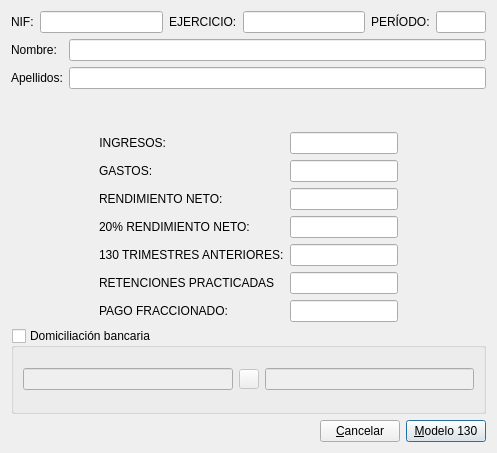
<?xml version="1.0" encoding="UTF-8"?>
<ui version="4.0">
 <class>Modelo130</class>
 <widget class="QDialog" name="Modelo130">
  <property name="geometry">
   <rect>
    <x>0</x>
    <y>0</y>
    <width>497</width>
    <height>453</height>
   </rect>
  </property>
  <property name="windowTitle">
   <string>Modelo 130</string>
  </property>
  <layout class="QVBoxLayout" name="verticalLayout">
   <item>
    <layout class="QHBoxLayout" name="horizontalLayout">
     <item>
      <widget class="QLabel" name="label">
       <property name="text">
        <string>NIF:</string>
       </property>
      </widget>
     </item>
     <item>
      <widget class="QLineEdit" name="NIF_lineEdit"/>
     </item>
     <item>
      <widget class="QLabel" name="label_10">
       <property name="text">
        <string>EJERCICIO:</string>
       </property>
      </widget>
     </item>
     <item>
      <widget class="QLineEdit" name="ejercicio_lineEdit"/>
     </item>
     <item>
      <widget class="QLabel" name="label_11">
       <property name="text">
        <string>PERÍODO:</string>
       </property>
      </widget>
     </item>
     <item>
      <widget class="QLineEdit" name="periodo_lineEdit">
       <property name="maximumSize">
        <size>
         <width>50</width>
         <height>16777215</height>
        </size>
       </property>
      </widget>
     </item>
    </layout>
   </item>
   <item>
    <layout class="QFormLayout" name="formLayout">
     <item row="0" column="0">
      <widget class="QLabel" name="label_2">
       <property name="text">
        <string>Nombre:</string>
       </property>
      </widget>
     </item>
     <item row="0" column="1">
      <widget class="QLineEdit" name="nombre_lineEdit"/>
     </item>
     <item row="1" column="0">
      <widget class="QLabel" name="label_3">
       <property name="text">
        <string>Apellidos:</string>
       </property>
      </widget>
     </item>
     <item row="1" column="1">
      <widget class="QLineEdit" name="apellidos_lineEdit"/>
     </item>
    </layout>
   </item>
   <item>
    <layout class="QHBoxLayout" name="horizontalLayout_3">
     <item>
      <spacer name="horizontalSpacer_2">
       <property name="orientation">
        <enum>Qt::Orientation::Horizontal</enum>
       </property>
       <property name="sizeHint" stdset="0">
        <size>
         <width>40</width>
         <height>20</height>
        </size>
       </property>
      </spacer>
     </item>
     <item>
      <layout class="QFormLayout" name="formLayout_2">
       <item row="0" column="0">
        <widget class="QLabel" name="label_4">
         <property name="sizePolicy">
          <sizepolicy hsizetype="Preferred" vsizetype="Preferred">
           <horstretch>0</horstretch>
           <verstretch>0</verstretch>
          </sizepolicy>
         </property>
         <property name="layoutDirection">
          <enum>Qt::LayoutDirection::LeftToRight</enum>
         </property>
         <property name="text">
          <string>INGRESOS:</string>
         </property>
         <property name="alignment">
          <set>Qt::AlignmentFlag::AlignRight|Qt::AlignmentFlag::AlignTrailing|Qt::AlignmentFlag::AlignVCenter</set>
         </property>
        </widget>
       </item>
       <item row="0" column="1">
        <widget class="QLineEdit" name="ingresos_lineEdit">
         <property name="maximumSize">
          <size>
           <width>150</width>
           <height>16777215</height>
          </size>
         </property>
         <property name="alignment">
          <set>Qt::AlignmentFlag::AlignRight|Qt::AlignmentFlag::AlignTrailing|Qt::AlignmentFlag::AlignVCenter</set>
         </property>
        </widget>
       </item>
       <item row="1" column="0">
        <widget class="QLabel" name="label_5">
         <property name="text">
          <string>GASTOS:</string>
         </property>
        </widget>
       </item>
       <item row="1" column="1">
        <widget class="QLineEdit" name="gastos_lineEdit">
         <property name="maximumSize">
          <size>
           <width>150</width>
           <height>16777215</height>
          </size>
         </property>
         <property name="alignment">
          <set>Qt::AlignmentFlag::AlignRight|Qt::AlignmentFlag::AlignTrailing|Qt::AlignmentFlag::AlignVCenter</set>
         </property>
        </widget>
       </item>
       <item row="2" column="0">
        <widget class="QLabel" name="label_6">
         <property name="text">
          <string>RENDIMIENTO NETO:</string>
         </property>
        </widget>
       </item>
       <item row="2" column="1">
        <widget class="QLineEdit" name="rn_lineEdit">
         <property name="maximumSize">
          <size>
           <width>150</width>
           <height>16777215</height>
          </size>
         </property>
         <property name="alignment">
          <set>Qt::AlignmentFlag::AlignRight|Qt::AlignmentFlag::AlignTrailing|Qt::AlignmentFlag::AlignVCenter</set>
         </property>
         <property name="readOnly">
          <bool>true</bool>
         </property>
        </widget>
       </item>
       <item row="3" column="0">
        <widget class="QLabel" name="label_7">
         <property name="text">
          <string>20% RENDIMIENTO NETO:</string>
         </property>
        </widget>
       </item>
       <item row="3" column="1">
        <widget class="QLineEdit" name="porc20_lineEdit">
         <property name="maximumSize">
          <size>
           <width>150</width>
           <height>16777215</height>
          </size>
         </property>
         <property name="alignment">
          <set>Qt::AlignmentFlag::AlignRight|Qt::AlignmentFlag::AlignTrailing|Qt::AlignmentFlag::AlignVCenter</set>
         </property>
        </widget>
       </item>
       <item row="4" column="0">
        <widget class="QLabel" name="label_8">
         <property name="text">
          <string>130 TRIMESTRES ANTERIORES:</string>
         </property>
        </widget>
       </item>
       <item row="4" column="1">
        <widget class="QLineEdit" name="anteriores_130_lineEdit">
         <property name="maximumSize">
          <size>
           <width>150</width>
           <height>16777215</height>
          </size>
         </property>
         <property name="alignment">
          <set>Qt::AlignmentFlag::AlignRight|Qt::AlignmentFlag::AlignTrailing|Qt::AlignmentFlag::AlignVCenter</set>
         </property>
        </widget>
       </item>
       <item row="6" column="0">
        <widget class="QLabel" name="label_9">
         <property name="text">
          <string>PAGO FRACCIONADO:</string>
         </property>
        </widget>
       </item>
       <item row="6" column="1">
        <widget class="QLineEdit" name="pago_frac_lineEdit">
         <property name="maximumSize">
          <size>
           <width>150</width>
           <height>16777215</height>
          </size>
         </property>
         <property name="alignment">
          <set>Qt::AlignmentFlag::AlignRight|Qt::AlignmentFlag::AlignTrailing|Qt::AlignmentFlag::AlignVCenter</set>
         </property>
         <property name="readOnly">
          <bool>true</bool>
         </property>
        </widget>
       </item>
       <item row="5" column="1">
        <widget class="QLineEdit" name="retenciones_lineEdit">
         <property name="alignment">
          <set>Qt::AlignmentFlag::AlignRight|Qt::AlignmentFlag::AlignTrailing|Qt::AlignmentFlag::AlignVCenter</set>
         </property>
        </widget>
       </item>
       <item row="5" column="0">
        <widget class="QLabel" name="label_12">
         <property name="text">
          <string>RETENCIONES PRACTICADAS</string>
         </property>
        </widget>
       </item>
      </layout>
     </item>
     <item>
      <spacer name="horizontalSpacer_3">
       <property name="orientation">
        <enum>Qt::Orientation::Horizontal</enum>
       </property>
       <property name="sizeHint" stdset="0">
        <size>
         <width>40</width>
         <height>20</height>
        </size>
       </property>
      </spacer>
     </item>
    </layout>
   </item>
   <item>
    <widget class="QGroupBox" name="domiciliacion_groupBox">
     <property name="title">
      <string>Domiciliación bancaria</string>
     </property>
     <property name="checkable">
      <bool>true</bool>
     </property>
     <property name="checked">
      <bool>false</bool>
     </property>
     <layout class="QHBoxLayout" name="horizontalLayout_4">
      <item>
       <widget class="QLineEdit" name="auxiliar_lineEdit">
        <property name="minimumSize">
         <size>
          <width>208</width>
          <height>0</height>
         </size>
        </property>
        <property name="maxLength">
         <number>40</number>
        </property>
       </widget>
      </item>
      <item>
       <widget class="QPushButton" name="busca_pushButton">
        <property name="minimumSize">
         <size>
          <width>20</width>
          <height>20</height>
         </size>
        </property>
        <property name="maximumSize">
         <size>
          <width>20</width>
          <height>20</height>
         </size>
        </property>
        <property name="text">
         <string/>
        </property>
        <property name="icon">
         <iconset resource="keme.qrc">
          <normaloff>:/iconos/graf/viewer.xpm</normaloff>:/iconos/graf/viewer.xpm</iconset>
        </property>
        <property name="shortcut">
         <string/>
        </property>
        <property name="autoDefault">
         <bool>false</bool>
        </property>
       </widget>
      </item>
      <item>
       <widget class="QLineEdit" name="iban_lineEdit"/>
      </item>
     </layout>
    </widget>
   </item>
   <item>
    <layout class="QHBoxLayout" name="horizontalLayout_2">
     <item>
      <spacer name="horizontalSpacer">
       <property name="orientation">
        <enum>Qt::Orientation::Horizontal</enum>
       </property>
       <property name="sizeHint" stdset="0">
        <size>
         <width>40</width>
         <height>20</height>
        </size>
       </property>
      </spacer>
     </item>
     <item>
      <widget class="QPushButton" name="pushButton_2">
       <property name="text">
        <string>&amp;Cancelar</string>
       </property>
       <property name="icon">
        <iconset resource="keme.qrc">
         <normaloff>:/iconos/graf/borrar.png</normaloff>:/iconos/graf/borrar.png</iconset>
       </property>
      </widget>
     </item>
     <item>
      <widget class="QPushButton" name="pushButton">
       <property name="text">
        <string>&amp;Modelo 130</string>
       </property>
       <property name="icon">
        <iconset resource="keme.qrc">
         <normaloff>:/iconos/graf/aeat.png</normaloff>:/iconos/graf/aeat.png</iconset>
       </property>
       <property name="default">
        <bool>true</bool>
       </property>
      </widget>
     </item>
    </layout>
   </item>
  </layout>
 </widget>
 <resources>
  <include location="keme.qrc"/>
 </resources>
 <connections>
  <connection>
   <sender>pushButton_2</sender>
   <signal>clicked()</signal>
   <receiver>Modelo130</receiver>
   <slot>reject()</slot>
   <hints>
    <hint type="sourcelabel">
     <x>355</x>
     <y>414</y>
    </hint>
    <hint type="destinationlabel">
     <x>265</x>
     <y>405</y>
    </hint>
   </hints>
  </connection>
 </connections>
</ui>
